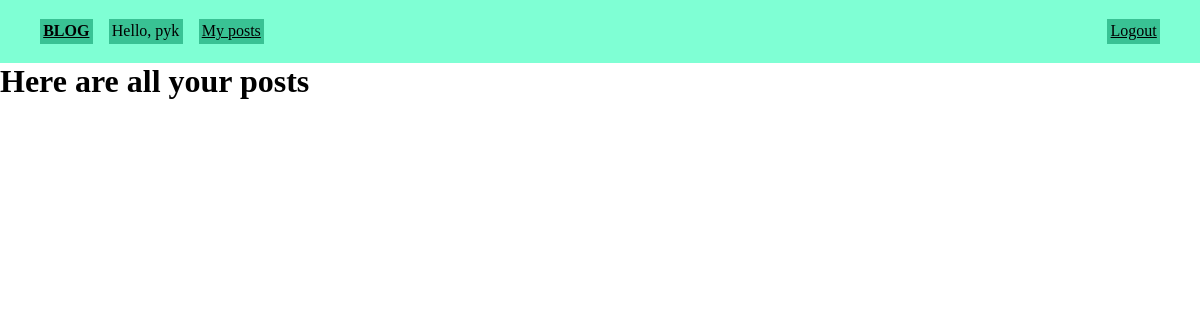
The page /posts/user_post_list/ (signed in) on the database as committed earlier.
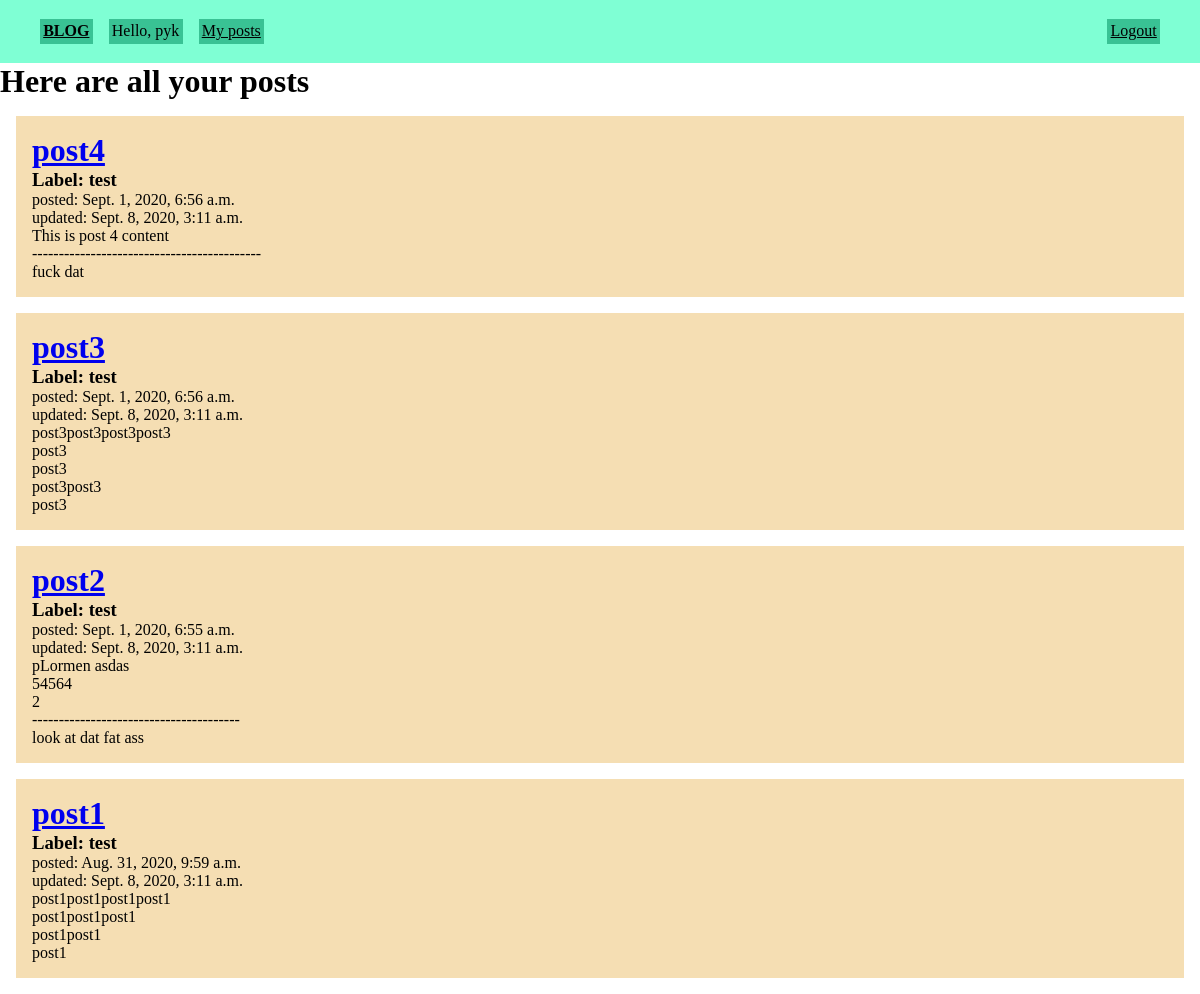
The same page on the database as committed later.
### posts/models.py (models this page shows, shortened)
class Post(models.Model):
    title = models.CharField(max_length=120, blank=False)
    user = models.ForeignKey(settings.AUTH_USER_MODEL, on_delete=models.SET_NULL, null=True)
    content = models.TextField(blank=True)
    draft = models.BooleanField(default=False, blank=False)
    updated = models.DateTimeField(auto_now=True, auto_now_add=False)
    timestamp = models.DateTimeField(auto_now=False, auto_now_add=True)
    label = models.ManyToManyField(Label)
    objects = PostManager()
    class Meta:
        ordering = ['-timestamp']

class Label(models.Model):
    name = models.CharField(max_length=100)

### posts/views.py (the view)
# urls.py: path('user_post_list/', UserPostListView.as_view(), name='user_post_list'),
class UserPostListView(ListView):
    context_object_name = 'posts'
    template_name = 'posts/user_post_list.html'
    @method_decorator(login_required)
    def dispatch(self, *args, **kwargs):
        return super(UserPostListView, self).dispatch(*args, **kwargs)
    def get_queryset(self):
        return Post.objects.user_post(self.request.user)

### posts/models.py (called while the page is built)
    def user_post(self, user):
        return super(PostManager, self).filter(user=user)

### posts/templates/posts/user_post_list.html (shortened to what this page needs)
{% extends "posts/base.html" %}
{% load static %}
{% block extra_head %}
  <link rel="stylesheet" href="{% static 'posts/css/posts_list.css' %}">
  <link rel="stylesheet" href="{% static 'posts/css/posts_base.css' %}">
{% endblock %}
{% block content %}
  <h1>Here are all your posts</h1>
  {% for post in posts %}
  <div class="post-div">
    <h1><a href="{% url 'posts:post_detail' pk=post.pk %}">{{ post.title }}</a></h1>
    <h3>Label: {% for label in post.label.all %} <span>{{label.name}}</span> {% endfor %}</h3>
    <p>posted: {{ post.timestamp }}</p>
    <p>updated: {{ post.updated }}</p>
    <p>{{ post.content | linebreaks }}</p>
  </div>
  {% endfor %}
{% endblock %}

Rows that differ between the two databases and show on the page:
now on this page (row edited): Post: title "post4", timestamp "Sept. 1, 2020, 6:56 a.m.", updated "Sept. 8, 2020, 3:11 a.m.", content "This is post 4 content ------------------------------------------- fuck dat"
now on this page (row unchanged): Label: name "test"
now on this page (row edited): Post: title "post3", timestamp "Sept. 1, 2020, 6:56 a.m.", updated "Sept. 8, 2020, 3:11 a.m.", content "post3post3post3post3 post3 post3 post3post3 post3"
now on this page (row edited): Post: title "post2", timestamp "Sept. 1, 2020, 6:55 a.m.", updated "Sept. 8, 2020, 3:11 a.m.", content "pLormen asdas 54564 2 --------------------------------------- look at dat fat ass"
now on this page (row edited): Post: title "post1", timestamp "Aug. 31, 2020, 9:59 a.m.", updated "Sept. 8, 2020, 3:11 a.m.", content "post1post1post1post1 post1post1post1 post1post1 post1"
